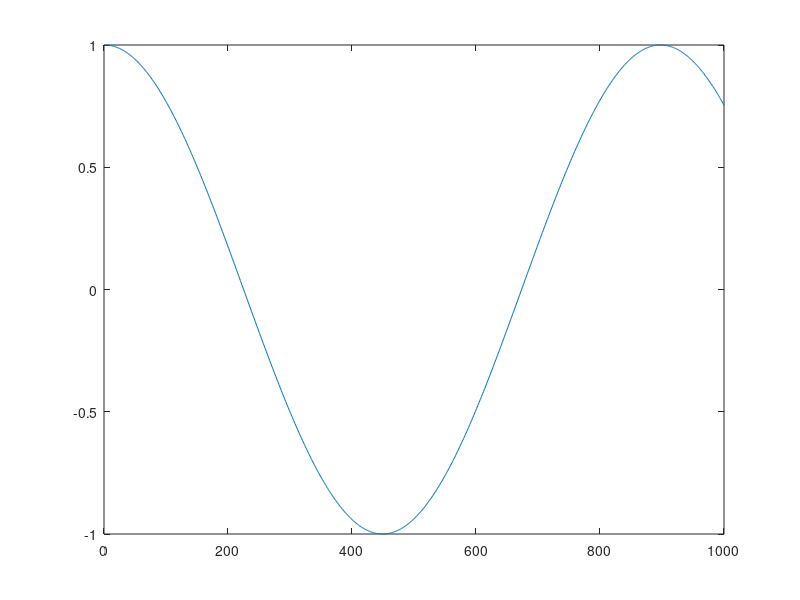

Write MATLAB code to recreate this figure.
clear
close all
plot(cos(linspace(0, 7, 1000)));

%% set current figure

set(gcf, 'Position',  [200, 0, 650, 650])
%set(gcf, 'Position',  [200, 0, 650, 650], 'color', 'none') 
set(findall(gcf,'type','text'),'FontSize',10)           
set(gca,'FontSize',10) 

f = gcf;

%% export
%exportgraphics(f,'test.pdf', 'ContentType','vector')     
%export_fig('filename', '-dpng', '-transparent', '-r300')
%export_fig('filename', '-dpng', '-r300')

%exportgraphics(gca,'myplot.png','Resolution',300) 

exportgraphics(f,'test.eps','BackgroundColor','none', 'ContentType','vector')
% exportgraphics(f,'test.pdf','BackgroundColor','none', 'ContentType','vector')
%exportgraphics(f,'test.png','BackgroundColor','none')
